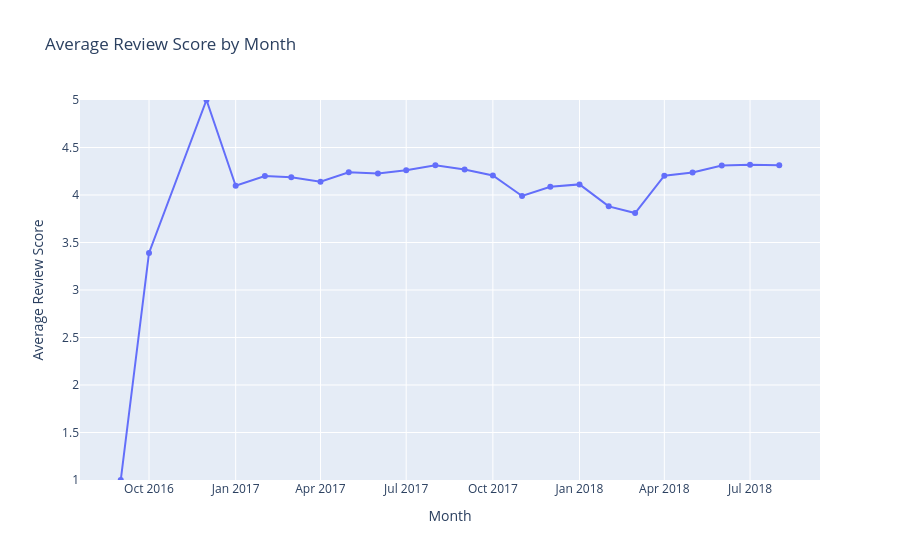

The cell this chart's notebook holds for it:
### Markdown cell above
#### 4.1.3 Average review score by month

Examining whether customer satisfaction has changed over time.

### Code cell
#Line graph viz for average Score over time (monthly)
fig = px.line(
    monthly_metrics,
    x='order_month',
    y='avg_score',
    title='Average Review Score by Month',
    labels={'order_month': 'Month', 'avg_score': 'Average Review Score'},
    markers=True
)

fig.update_layout(yaxis_range=[1, 5])
fig.show()

### Figure 1 — Plotly figure (JSON) as saved in the notebook; plotly's stock layout.template omitted (floating-point values rounded to 4 significant figures)
{"data": [{"hovertemplate": "Month=%{x}<br>Average Review Score=%{y}<extra></extra>", "legendgroup": "", "line": {"color": "#636efa", "dash": "solid"}, "marker": {"symbol": "circle"}, "mode": "lines+markers", "name": "", "orientation": "v", "showlegend": false, "type": "scatter", "x": ["2016-09", "2016-10", "2016-12", "2017-01", "2017-02", "2017-03", "2017-04", "2017-05", "2017-06", "2017-07", "2017-08", "2017-09", "2017-10", "2017-11", "2017-12", "2018-01", "2018-02", "2018-03", "2018-04", "2018-05", "2018-06", "2018-07", "2018-08"], "xaxis": "x", "y": [1.0, 3.391, 5.0, 4.097, 4.2, 4.187, 4.139, 4.24, 4.225, 4.261, 4.312, 4.269, 4.205, 3.99, 4.087, 4.112, 3.88, 3.811, 4.203, 4.237, 4.31, 4.319, 4.313], "yaxis": "y"}], "layout": {"legend": {"tracegroupgap": 0}, "title": {"text": "Average Review Score by Month"}, "xaxis": {"anchor": "y", "domain": [0, 1], "title": {"text": "Month"}}, "yaxis": {"anchor": "x", "domain": [0, 1], "range": [1, 5], "title": {"text": "Average Review Score"}}}}
